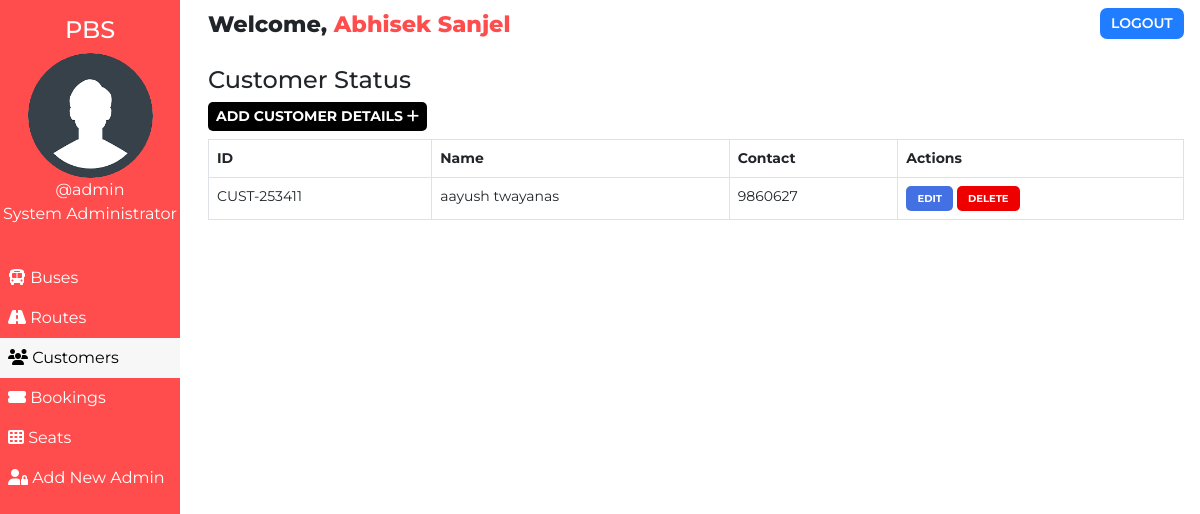
Page /admin/customer.php (signed in) on the committed database.
### tables this page shows
CREATE TABLE `users` (
  `user_id` int(11) NOT NULL,
  `user_fullname` varchar(100) NOT NULL,
  `user_name` varchar(30) NOT NULL,
  `user_password` varchar(255) NOT NULL,
  `user_created` datetime NOT NULL DEFAULT current_timestamp()
);

CREATE TABLE `customers` (
  `id` int(100) NOT NULL,
  `customer_id` varchar(255) NOT NULL,
  `customer_name` varchar(30) NOT NULL,
  `customer_phone` varchar(10) NOT NULL,
  `customer_created` datetime NOT NULL DEFAULT current_timestamp(),
  `user_name` varchar(30) NOT NULL,
  `user_password` varchar(255) NOT NULL
);

### admin/customer.php (the view, shortened to what this page needs)
<!DOCTYPE html>
<html lang="en">
<head>
    <link href="https://cdn.jsdelivr.net/npm/bootstrap@5.0.1/dist/css/bootstrap.min.css" rel="stylesheet">
    <?php
        $page="customer";
    ?>
</head>
<body>
    <?php require '../assets/partials/_admin-header.php';?>
        <?php
            $resultSql = "SELECT * FROM `customers` ORDER BY customer_created DESC";
            $resultSqlResult = mysqli_query($conn, $resultSql);
            if(!mysqli_num_rows($resultSqlResult)){ ?>
                <div class="container mt-4">
                    <div id="noCustomers" class="alert alert-dark " role="alert">
                        <h1 class="alert-heading">No Customers Found!!</h1>
                        <p class="fw-light">Be the first person to add one!</p>
                        <hr>
                        <div id="addCustomerAlert" class="alert alert-success" role="alert">
                                Click on <button id="add-button" class="button btn-sm"type="button"data-bs-toggle="modal" data-bs-target="#addModal">ADD <i class="fas fa-plus"></i></button> to add a customer!
                        </div>
                    </div>
                </div>
            <?php }
            else { ?>
            <section id="customer">
                <div id="head">
                    <h4>Customer Status</h4>
                </div>
                <div id="customer-results">
                    <div>
                        <button id="add-button" class="button btn-sm"type="button"data-bs-toggle="modal" data-bs-target="#addModal">Add Customer Details <i class="fas fa-plus"></i></button>
                    </div>
                    <table class="table table-hover table-bordered">
                        <thead>
                            <th>ID</th>
                            <th>Name</th>
                            <th>Contact</th>
                            <th>Actions</th>
                        </thead>
                        <?php
                            while($row = mysqli_fetch_assoc($resultSqlResult))
                            {
                                $id = $row["id"];
                                $customer_id = $row["customer_id"];
                                $customer_name = $row["customer_name"];
                                $customer_phone = $row["customer_phone"];
                        ?>
                        <tr>
                            <td>
                                <?php
                                    echo $customer_id;
                                ?>
                            </td>
                            <td>
                                <?php
                                    echo $customer_name;
                                ?>
                            </td>
                            <td>
                                <?php
                                    echo $customer_phone;
                                ?>
                            </td>
                            <td>
                            <button class="button edit-button " data-link="<?php echo $_SERVER['REQUEST_URI']; ?>" data-id="<?php
                                                echo $customer_id;?>" data-name="<?php
                                                echo $customer_name;?>" data-phone="<?php
                                                echo $customer_phone;?>"
                                                >Edit</button>
                                            <button class="button delete-button" data-bs-toggle="modal" data-bs-target="#deleteModal" data-id="<?php
                                                echo $id;?>">Delete</button>
                            </td>
                        </tr>
                    <?php
                        }
                    ?>
                    </table>
                </div>
            </section>
            <?php } ?>
        </div>
    </main>
</body>
</html>

### assets/partials/_admin-header.php (shortened to what this page needs)
<?php
    $conn = db_connect();
    $user_id = $_SESSION['user_id'];
    $sql = "SELECT * FROM users WHERE user_id = $user_id";
    $result = mysqli_query($conn, $sql);
    if($row = mysqli_fetch_assoc($result))
    {
        $user_fullname = $row["user_fullname"];
        $user_name = $row["user_name"];
    }
?>
    <main id="container">
        <div id="sidebar">
            <h4><i class="fas fa-logo"></i>PBS</h4>
            <div>
                <img class="adminDp" src="../assets/img/userav-min.png" height="125px" alt="Admin Profile Pic">
                <p>
                    <?php  echo '@'.$user_name;  ?>
                </p>
                <p>System Administrator</p>
            </div>
            <ul id="options">
                <li class="option <?php if($page=='bus'){ echo 'active';}?>">
                    <a href="./bus.php">
                    <i class="fas fa-bus"></i> Buses
                    </a>
                </li>
                <li class="option <?php if($page=='route'){ echo 'active';}?>">
                    <a href="./route.php">
                    <i class="fas fa-road"></i> Routes
                    </a>
                </li>
                <li class="option <?php if($page=='customer'){ echo 'active';}?>">
                    <a href="./customer.php">
                    <i class="fas fa-users"></i> Customers
                    </a>
                </li>
                <li class="option <?php if($page=='booking'){ echo 'active';}?>">
                    <a href="./booking.php">
                    <i class="fas fa-ticket-alt"></i> Bookings
                    </a>
                </li>
                <li class="option <?php if($page=='seat'){ echo 'active';}?>">
                    <a href="./seat.php">
                    <i class="fas fa-th"></i> Seats
                    </a>
                </li>
                <li class="option <?php if($page=='signup'){ echo 'active';}?>">
                    <a href="./signup.php">
                    <i class="fas fa-user-lock"></i> Add New Admin
                    </a>
                </li>
            </ul>
        </div>
        <div id="main-content">
            <section id="welcome">
                <ul>
                    <li class="welcome-item">Welcome,
                        <span id="USER">
                            <?php
                                echo $user_fullname;
                            ?>
                        </span>
                    </li>
                    <li class="welcome-item">
                        <button id="logout" class="btn-sm">
                            <a href="../assets/partials/_logout.php">LOGOUT</a>
                        </button>
                    </li>
                </ul>
            </section>

### assets/styles/admin.php (style rules this page uses)
body { margin: 0; box-sizing: border-box; font-family: 'Montserrat', sans-serif; background-color: white; }
html { scroll-behavior: smooth; }
*, *::after, *::before { box-sizing: inherit; }
#USER { color: #FF4D4D; }
.adminDp { border-radius: 50%; }
#welcome { background-color: white; }
#welcome ul { display: flex; justify-content: space-between; list-style-type: none; padding: 0; margin: 0; }
#welcome li { margin: 0 1rem; padding: 0.5rem 0; }
#welcome li:first-child { font-weight: 800; font-size: 1.4rem; }
#logout { padding: 0.3rem 0.7rem; background-color: #207DFF; font-weight: 600; outline: none; border: none; border-radius: 7px; }
#logout a { color: white; text-decoration: none; }
@media only screen and (min-width:1000px) { #sidebar { text-align: center; background-color: #FF4D4D; color: white; width: 15%; position: fixed; top: 0%; padding-top: 1rem; z-index: 2; height: 100vh; } }
@media only screen and (min-width:1000px) { #sidebar p { margin: 0; } }
@media only screen and (min-width:1000px) { #sidebar ul { margin-top: 2rem; } }
@media only screen and (min-width:1000px) { #options { list-style-type: none; text-align: left; padding-left: 0; } }
@media only screen and (min-width:1000px) { .option a { display: block; padding: 0.5rem; text-decoration: none; color: inherit; } }
@media only screen and (min-width:1000px) { .active { background-color:#f7f7f7; color:black; } }
@media only screen and (min-width:1000px) { #main-content { margin-left: 16%; } }

### assets/styles/admin-options.php (style rules this page uses)
* { font-family: Montserrat; }
#booking #head, #customer #head, #route #head, #seat #head, #bus #head { padding-top: 1rem; }
#booking, #customer, #route, #bus, #seat { padding: 0 1rem; }
#booking-results > div, #customer-results > div, #route-results > div, #bus-results > div { margin-bottom: 0.5rem; }
#booking-results button, #customer-results button, #route button, #bus-results button { border-radius: 5px; }
.button { border: none; font-weight: bold; text-transform: uppercase; }
#add-button { background-color: black; color: white; }
table { font-size: 14px; }
#bus .edit-button, #bus .delete-button, #route .edit-button, #route .delete-button, #customer .edit-button, #customer .delete-button { padding: 0.3rem 0.7rem; }
table th,td { padding-left: 0.3rem; }
table button { color: white; }
.edit-button { background-color: #4370E2; }
.delete-button { background-color: #EF0000; }
.edit-button, .delete-button { font-size: 10px }

### rows in the picture
users: user_name "admin", user_fullname "Abhisek Sanjel"
customers: customer "CUST-253411", customer_name "aayush twayanas", customer_phone "9860627"
